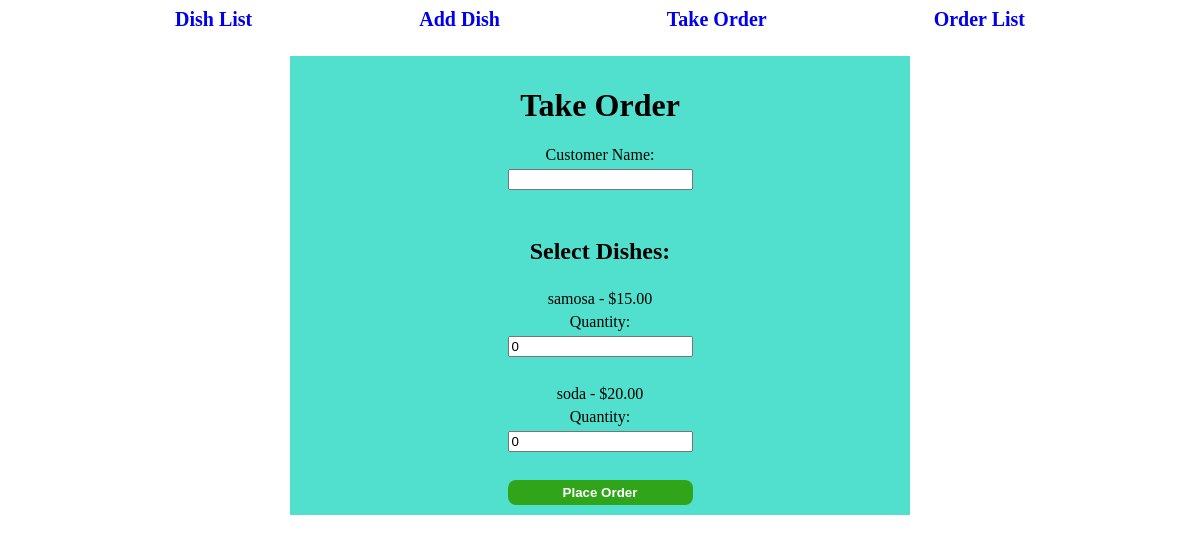
Screenshot of /orders/add/ with the database file from the repository.
### menu/models.py (models this page shows, shortened)
class Dish(models.Model):
    name = models.CharField(max_length=100)
    price = models.DecimalField(max_digits=6, decimal_places=2)
    availability = models.BooleanField(default=True)

### orders/views.py (the view, shortened to what this page needs)
# urls.py: path('add/', views.take_order, name='take_order'),
def take_order(request):
    dishes = Dish.objects.all()
    return render(request, 'orders/take_order.html', {'dishes': dishes})

### orders/templates/orders/take_order.html (shortened to what this page needs)
{% extends 'menu/base.html' %}
{% block content %}
<div class="container">
<h1>Take Order</h1>
<form class="form-group" method="post">
    <label for="customer_name">Customer Name:</label>
    <input type="text" name="customer_name"><br>
    <h2>Select Dishes:</h2>
    {% for dish in dishes %}
        <label>{{ dish.name }} - ${{ dish.price }}</label>
        <span>Quantity: </span> <input type="number" name="dish_{{ dish.id }}" value="0" min="0"><br>
    {% endfor %}
    <input type="submit" class="btn con-btn" value="Place Order">
</form>
</div>
{% endblock %}

### menu/templates/menu/base.html (style rules this page uses)
.container { margin: auto; width: 600px; padding: 10px; background-color: rgb(81, 224, 205); }
.form-group { display: grid; justify-content: center; align-items: center; text-align: center; gap: 5px; }
h1 { text-align: center; }
.btn { border: none; border-radius: 8px; padding: 5px 10px; text-decoration: none; font-weight: bold; color: white; }
.con-btn { background-color: rgb(49, 165, 26); }

### rows the page displays
Dish: name "samosa", price "15.00"
Dish: name "soda", price "20.00"
